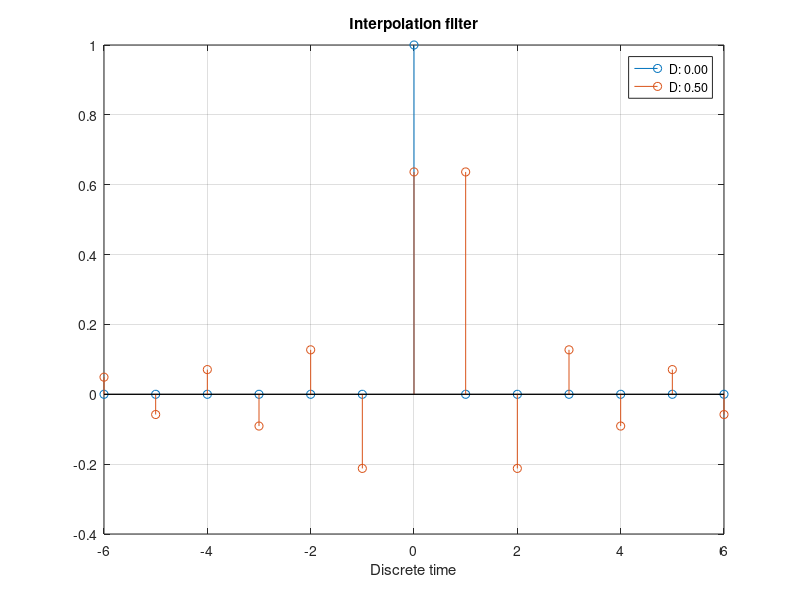

Here is the MATLAB script that generated this plot:
clear all
close all

delays = [-0.8,-0.5,0.25,0,[-0.8,-0.5,0.25]*-1];
delays = [0,0.5];

labels={};
figure
for delay=delays
    %delay=0.5; % esto representa una fraccion de muestra
    % Genero el filtro de la eq 4.65 del libro
    ntaps=13; % Mantenerlo impar para simplificar
    group_delay = (ntaps-1)/2; % Este delay hay que compensarlo porque representa la cola de la convolucion
    nline = -(ntaps-1)/2:(ntaps-1)/2;
    h1 = sinc(nline-delay);
    %h1= my_rcosine(1,1,0.5,ntaps,delay);

    stem(nline, h1);
    hold all
    labels{end+1} = sprintf("D: %2.2f",delay);
end
legend(labels)
    
grid on
xlabel('Discrete time')
title('Interpolation filter')
    